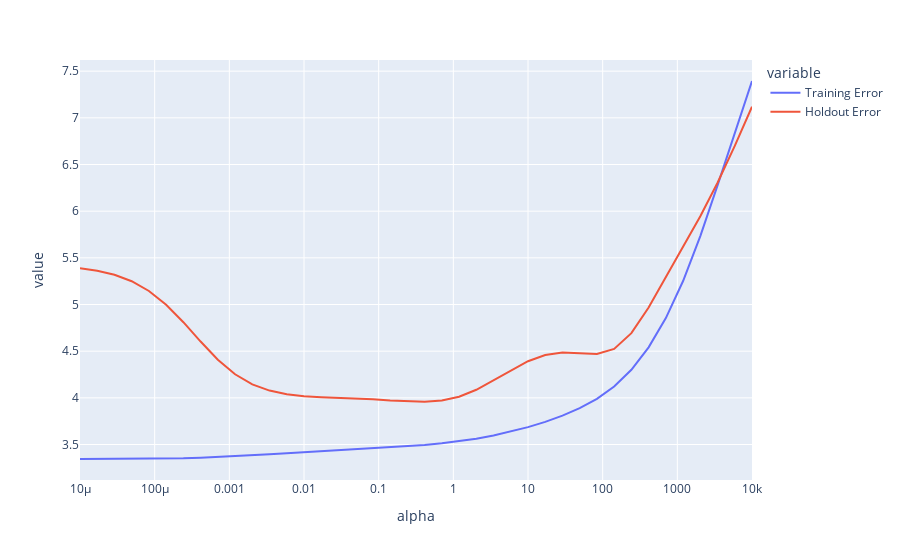

The notebook cell this image was saved under:
### Markdown cell above
Below we plot your training and holdout set error for the range of alphas given. You should see a figure similar to [this one from lecture](https://docs.google.com/presentation/d/1-Cga_fOn0dTMt1ss7vNmManX-NUYPXwXDQDAsaInuQM/edit#slide=id.g11981b6c024_154_1068), where training error goes down as model complexity increases, but the error on the held out set is large for extreme values of alpha, and minimized for some intermediate value.

Note that on your plot, the **x-axis is in the inverse of complexity**! In other words, small alpha models (on the left) are complex, because there is no regularization. That's why the training error is lowest on the left side of the plot, as this is where overfitting occurs.

### Code cell
px.line(error_vs_alpha, x = "alpha", y = ["Training Error", "Holdout Error"], log_x=True)

### Figure 1 — Plotly figure (JSON) as saved in the notebook; plotly's stock layout.template omitted (floating-point values rounded to 4 significant figures)
{"data": [{"hovertemplate": "variable=Training Error<br>alpha=%{x}<br>value=%{y}<extra></extra>", "legendgroup": "Training Error", "line": {"color": "#636efa", "dash": "solid"}, "marker": {"symbol": "circle"}, "mode": "lines", "name": "Training Error", "orientation": "v", "showlegend": true, "type": "scatter", "x": [1e-05, 1.701e-05, 2.894e-05, 4.924e-05, 8.377e-05, 0.0001425, 0.0002424, 0.0004125, 0.0007017, 0.001194, 0.002031, 0.003455, 0.005878, 0.01, 0.01701, 0.02894, 0.04924, 0.08377, 0.1425, 0.2424, 0.4125, 0.7017, 1.194, 2.031, 3.455, 5.878, 10, 17.01, 28.94, 49.24, 83.77, 142.5, 242.4, 412.5, 701.7, 1194.0, 2031.0, 3455.0, 5878.0, 10000], "xaxis": "x", "y": [3.345, 3.345, 3.345, 3.346, 3.347, 3.349, 3.353, 3.359, 3.367, 3.376, 3.387, 3.397, 3.408, 3.418, 3.429, 3.438, 3.448, 3.458, 3.469, 3.481, 3.496, 3.513, 3.535, 3.563, 3.598, 3.639, 3.686, 3.742, 3.809, 3.889, 3.989, 4.121, 4.301, 4.541, 4.854, 5.251, 5.733, 6.276, 6.842, 7.395], "yaxis": "y"}, {"hovertemplate": "variable=Holdout Error<br>alpha=%{x}<br>value=%{y}<extra></extra>", "legendgroup": "Holdout Error", "line": {"color": "#EF553B", "dash": "solid"}, "marker": {"symbol": "circle"}, "mode": "lines", "name": "Holdout Error", "orientation": "v", "showlegend": true, "type": "scatter", "x": [1e-05, 1.701e-05, 2.894e-05, 4.924e-05, 8.377e-05, 0.0001425, 0.0002424, 0.0004125, 0.0007017, 0.001194, 0.002031, 0.003455, 0.005878, 0.01, 0.01701, 0.02894, 0.04924, 0.08377, 0.1425, 0.2424, 0.4125, 0.7017, 1.194, 2.031, 3.455, 5.878, 10, 17.01, 28.94, 49.24, 83.77, 142.5, 242.4, 412.5, 701.7, 1194.0, 2031.0, 3455.0, 5878.0, 10000], "xaxis": "x", "y": [5.39, 5.363, 5.319, 5.25, 5.145, 4.998, 4.81, 4.603, 4.408, 4.253, 4.145, 4.078, 4.039, 4.018, 4.008, 4.001, 3.994, 3.985, 3.973, 3.962, 3.958, 3.971, 4.012, 4.086, 4.187, 4.296, 4.392, 4.459, 4.486, 4.479, 4.47, 4.524, 4.693, 4.968, 5.29, 5.615, 5.946, 6.304, 6.699, 7.119], "yaxis": "y"}], "layout": {"autosize": true, "legend": {"title": {"text": "variable"}, "tracegroupgap": 0}, "margin": {"t": 60}, "xaxis": {"anchor": "y", "autorange": true, "domain": [0, 1], "range": [-5, 4], "title": {"text": "alpha"}, "type": "log"}, "yaxis": {"anchor": "x", "autorange": true, "domain": [0, 1], "range": [3.12, 7.62], "title": {"text": "value"}, "type": "linear"}}}
